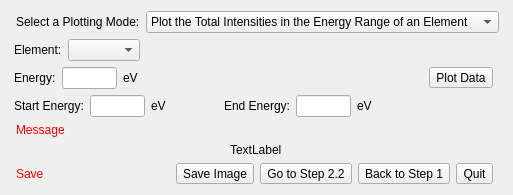
      <widget class="QWidget" name="tab_step21">
       <attribute name="title">
        <string>Step 2.1: Plot Data</string>
       </attribute>
       <layout class="QVBoxLayout" name="verticalLayout_5">
        <item>
         <layout class="QVBoxLayout" name="verticalLayout7">
          <property name="leftMargin">
           <number>3</number>
          </property>
          <property name="rightMargin">
           <number>3</number>
          </property>
          <item>
           <layout class="QHBoxLayout" name="horizontalLayout8">
            <property name="leftMargin">
             <number>2</number>
            </property>
            <item>
             <widget class="QLabel" name="label15">
              <property name="sizePolicy">
               <sizepolicy hsizetype="Maximum" vsizetype="Preferred">
                <horstretch>0</horstretch>
                <verstretch>0</verstretch>
               </sizepolicy>
              </property>
              <property name="text">
               <string>Select a Plotting Mode:</string>
              </property>
             </widget>
            </item>
            <item>
             <widget class="QComboBox" name="comboBox_plottingMethods">
              <item>
               <property name="text">
                <string>Plot the Total Intensities in the Energy Range of an Element</string>
               </property>
              </item>
              <item>
               <property name="text">
                <string>Plot the Intensities at an Energy</string>
               </property>
              </item>
              <item>
               <property name="text">
                <string>Plot the Total Intensities in a Customized Energy Range</string>
               </property>
              </item>
             </widget>
            </item>
           </layout>
          </item>
          <item>
           <layout class="QHBoxLayout" name="horizontalLayout9">
            <property name="rightMargin">
             <number>6</number>
            </property>
            <item>
             <layout class="QVBoxLayout" name="verticalLayout10">
              <item>
               <widget class="QWidget" name="widget_plot1" native="true">
                <layout class="QHBoxLayout" name="horizontalLayout_14">
                 <property name="leftMargin">
                  <number>0</number>
                 </property>
                 <property name="topMargin">
                  <number>0</number>
                 </property>
                 <property name="rightMargin">
                  <number>0</number>
                 </property>
                 <property name="bottomMargin">
                  <number>0</number>
                 </property>
                 <item>
                  <widget class="QLabel" name="label16">
                   <property name="text">
                    <string>Element:</string>
                   </property>
                  </widget>
                 </item>
                 <item>
                  <widget class="QComboBox" name="comboBox_elementPlot">
                   <property name="sizePolicy">
                    <sizepolicy hsizetype="Maximum" vsizetype="Fixed">
                     <horstretch>0</horstretch>
                     <verstretch>0</verstretch>
                    </sizepolicy>
                   </property>
                   <property name="maximumSize">
                    <size>
                     <width>75</width>
                     <height>16777215</height>
                    </size>
                   </property>
                  </widget>
                 </item>
                 <item>
                  <spacer name="horizontalSpacer8">
                   <property name="orientation">
                    <enum>Qt::Horizontal</enum>
                   </property>
                   <property name="sizeHint" stdset="0">
                    <size>
                     <width>40</width>
                     <height>20</height>
                    </size>
                   </property>
                  </spacer>
                 </item>
                </layout>
               </widget>
              </item>
              <item>
               <widget class="QWidget" name="widget_plot2" native="true">
                <layout class="QHBoxLayout" name="horizontalLayout_2">
                 <property name="leftMargin">
                  <number>0</number>
                 </property>
                 <property name="topMargin">
                  <number>0</number>
                 </property>
                 <property name="rightMargin">
                  <number>0</number>
                 </property>
                 <property name="bottomMargin">
                  <number>0</number>
                 </property>
                 <item>
                  <widget class="QLabel" name="label_31">
                   <property name="text">
                    <string>Energy:</string>
                   </property>
                  </widget>
                 </item>
                 <item>
                  <widget class="QLineEdit" name="lineEdit_energy">
                   <property name="sizePolicy">
                    <sizepolicy hsizetype="Maximum" vsizetype="Fixed">
                     <horstretch>0</horstretch>
                     <verstretch>0</verstretch>
                    </sizepolicy>
                   </property>
                   <property name="maximumSize">
                    <size>
                     <width>55</width>
                     <height>16777215</height>
                    </size>
                   </property>
                  </widget>
                 </item>
                 <item>
                  <widget class="QLabel" name="label32">
                   <property name="text">
                    <string>eV</string>
                   </property>
                  </widget>
                 </item>
                 <item>
                  <spacer name="horizontalSpacer23">
                   <property name="orientation">
                    <enum>Qt::Horizontal</enum>
                   </property>
                   <property name="sizeHint" stdset="0">
                    <size>
                     <width>40</width>
                     <height>20</height>
                    </size>
                   </property>
                  </spacer>
                 </item>
                </layout>
               </widget>
              </item>
              <item>
               <widget class="QWidget" name="widget_plot3" native="true">
                <layout class="QHBoxLayout" name="horizontalLayout_12">
                 <property name="leftMargin">
                  <number>0</number>
                 </property>
                 <property name="topMargin">
                  <number>0</number>
                 </property>
                 <property name="rightMargin">
                  <number>0</number>
                 </property>
                 <property name="bottomMargin">
                  <number>0</number>
                 </property>
                 <item>
                  <widget class="QLabel" name="label17">
                   <property name="text">
                    <string>Start Energy:</string>
                   </property>
                  </widget>
                 </item>
                 <item>
                  <widget class="QLineEdit" name="lineEdit_startEnergy">
                   <property name="sizePolicy">
                    <sizepolicy hsizetype="Maximum" vsizetype="Fixed">
                     <horstretch>0</horstretch>
                     <verstretch>0</verstretch>
                    </sizepolicy>
                   </property>
                   <property name="maximumSize">
                    <size>
                     <width>55</width>
                     <height>16777215</height>
                    </size>
                   </property>
                  </widget>
                 </item>
                 <item>
                  <widget class="QLabel" name="label18">
                   <property name="text">
                    <string>eV</string>
                   </property>
                  </widget>
                 </item>
                 <item>
                  <spacer name="horizontalSpacer9">
                   <property name="orientation">
                    <enum>Qt::Horizontal</enum>
                   </property>
                   <property name="sizeHint" stdset="0">
                    <size>
                     <width>40</width>
                     <height>20</height>
                    </size>
                   </property>
                  </spacer>
                 </item>
                 <item>
                  <widget class="QLabel" name="label19">
                   <property name="text">
                    <string>End Energy:</string>
                   </property>
                  </widget>
                 </item>
                 <item>
                  <widget class="QLineEdit" name="lineEdit_endEnergy">
                   <property name="sizePolicy">
                    <sizepolicy hsizetype="Maximum" vsizetype="Fixed">
                     <horstretch>0</horstretch>
                     <verstretch>0</verstretch>
                    </sizepolicy>
                   </property>
                   <property name="maximumSize">
                    <size>
                     <width>55</width>
                     <height>16777215</height>
                    </size>
                   </property>
                  </widget>
                 </item>
                 <item>
                  <widget class="QLabel" name="label20">
                   <property name="text">
                    <string>eV</string>
                   </property>
                  </widget>
                 </item>
                 <item>
                  <spacer name="horizontalSpacer10">
                   <property name="orientation">
                    <enum>Qt::Horizontal</enum>
                   </property>
                   <property name="sizeHint" stdset="0">
                    <size>
                     <width>40</width>
                     <height>20</height>
                    </size>
                   </property>
                  </spacer>
                 </item>
                </layout>
               </widget>
              </item>
             </layout>
            </item>
            <item>
             <widget class="QToolButton" name="toolButton_plotData">
              <property name="text">
               <string>Plot Data</string>
              </property>
             </widget>
            </item>
           </layout>
          </item>
          <item>
           <widget class="QWidget" name="widget_message1" native="true">
            <layout class="QHBoxLayout" name="horizontalLayout_3">
             <property name="leftMargin">
              <number>2</number>
             </property>
             <property name="topMargin">
              <number>0</number>
             </property>
             <property name="rightMargin">
              <number>0</number>
             </property>
             <property name="bottomMargin">
              <number>0</number>
             </property>
             <item>
              <widget class="QLabel" name="label_message1">
               <property name="styleSheet">
                <string notr="true">color: rgb(255, 0, 0);</string>
               </property>
               <property name="text">
                <string>Message</string>
               </property>
              </widget>
             </item>
            </layout>
           </widget>
          </item>
          <item alignment="Qt::AlignHCenter|Qt::AlignVCenter">
           <widget class="QLabel" name="label_image1">
            <property name="sizePolicy">
             <sizepolicy hsizetype="Preferred" vsizetype="Maximum">
              <horstretch>0</horstretch>
              <verstretch>100</verstretch>
             </sizepolicy>
            </property>
            <property name="maximumSize">
             <size>
              <width>16777215</width>
              <height>500</height>
             </size>
            </property>
            <property name="text">
             <string>TextLabel</string>
            </property>
           </widget>
          </item>
          <item>
           <layout class="QHBoxLayout" name="horizontalLayout11">
            <property name="leftMargin">
             <number>2</number>
            </property>
            <property name="rightMargin">
             <number>6</number>
            </property>
            <item>
             <widget class="QLabel" name="label_save1">
              <property name="styleSheet">
               <string notr="true">color: rgb(255, 0, 0);</string>
              </property>
              <property name="text">
               <string>Save</string>
              </property>
             </widget>
            </item>
            <item>
             <widget class="QToolButton" name="toolButton_savePlot">
              <property name="text">
               <string>Save Image</string>
              </property>
             </widget>
            </item>
            <item>
             <widget class="QToolButton" name="toolButton_21to22">
              <property name="text">
               <string>Go to Step 2.2</string>
              </property>
             </widget>
            </item>
            <item>
             <widget class="QToolButton" name="toolButton_21to1">
              <property name="text">
               <string>Back to Step 1</string>
              </property>
             </widget>
            </item>
            <item>
             <widget class="QToolButton" name="toolButton_quit2">
              <property name="text">
               <string>Quit</string>
              </property>
             </widget>
            </item>
           </layout>
          </item>
         </layout>
        </item>
       </layout>
      </widget>
